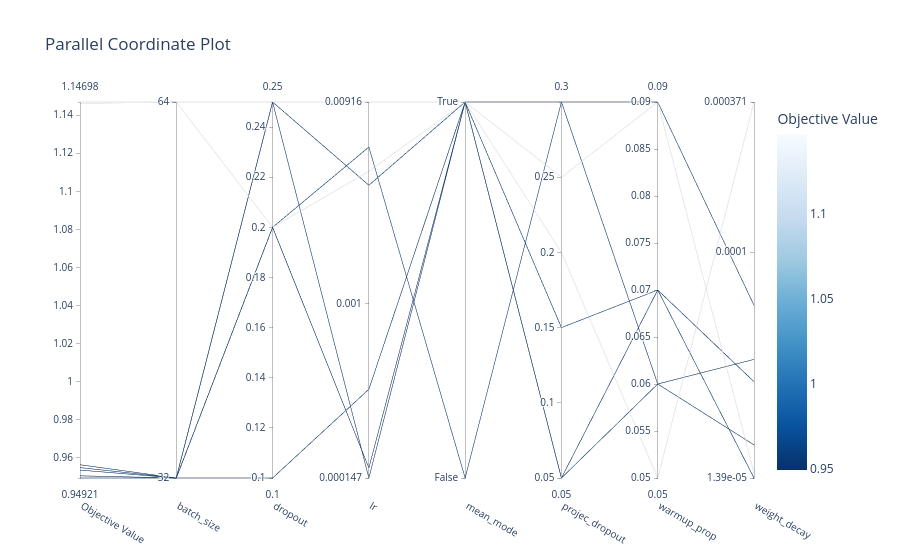

The notebook cell saved with this chart:
### Code cell
fig=optuna.visualization.plot_parallel_coordinate(study)
fig.show()

### Figure 1 — Plotly figure (JSON) as saved in the notebook; plotly's stock layout.template omitted (floating-point values rounded to 4 significant figures)
{"data": [{"dimensions": [{"label": "Objective Value", "range": [0.9492, 1.147], "values": [0.9562, 0.9547, 0.9534, 0.9503, 0.9492, 1.146, 1.147]}, {"label": "batch_size", "range": [0, 1], "ticktext": ["32", "64"], "tickvals": [0, 1], "values": [0, 0, 0, 0, 0, 1, 1]}, {"label": "dropout", "range": [0.1, 0.25], "values": [0.2, 0.25, 0.25, 0.2, 0.1, 0.25, 0.2]}, {"label": "lr", "range": [-3.833, -2.038], "ticktext": ["0.000147", "0.001", "0.00916"], "tickvals": [-3.833, -3, -2.038], "values": [-2.253, -2.435, -3.833, -3.785, -3.409, -2.038, -2.369]}, {"label": "mean_mode", "range": [0, 1], "ticktext": ["False", "True"], "tickvals": [0, 1], "values": [0, 1, 1, 1, 1, 1, 1]}, {"label": "projec_dropout", "range": [0.05, 0.3], "values": [0.3, 0.05, 0.15, 0.05, 0.3, 0.2, 0.25]}, {"label": "warmup_prop", "range": [0.05, 0.09], "values": [0.06, 0.06, 0.07, 0.07, 0.09, 0.05, 0.09]}, {"label": "weight_decay", "range": [-4.857, -3.431], "ticktext": ["1.39e-05", "0.0001", "0.000371"], "tickvals": [-4.857, -4, -3.431], "values": [-4.731, -4.407, -4.857, -4.491, -4.202, -3.431, -4.838]}], "labelangle": 30, "labelside": "bottom", "line": {"color": [0.9562, 0.9547, 0.9534, 0.9503, 0.9492, 1.146, 1.147], "colorbar": {"title": {"text": "Objective Value"}}, "colorscale": [[0, "rgb(247,251,255)"], [0.125, "rgb(222,235,247)"], [0.25, "rgb(198,219,239)"], [0.375, "rgb(158,202,225)"], [0.5, "rgb(107,174,214)"], [0.625, "rgb(66,146,198)"], [0.75, "rgb(33,113,181)"], [0.875, "rgb(8,81,156)"], [1, "rgb(8,48,107)"]], "reversescale": true, "showscale": true}, "type": "parcoords"}], "layout": {"title": {"text": "Parallel Coordinate Plot"}}}
